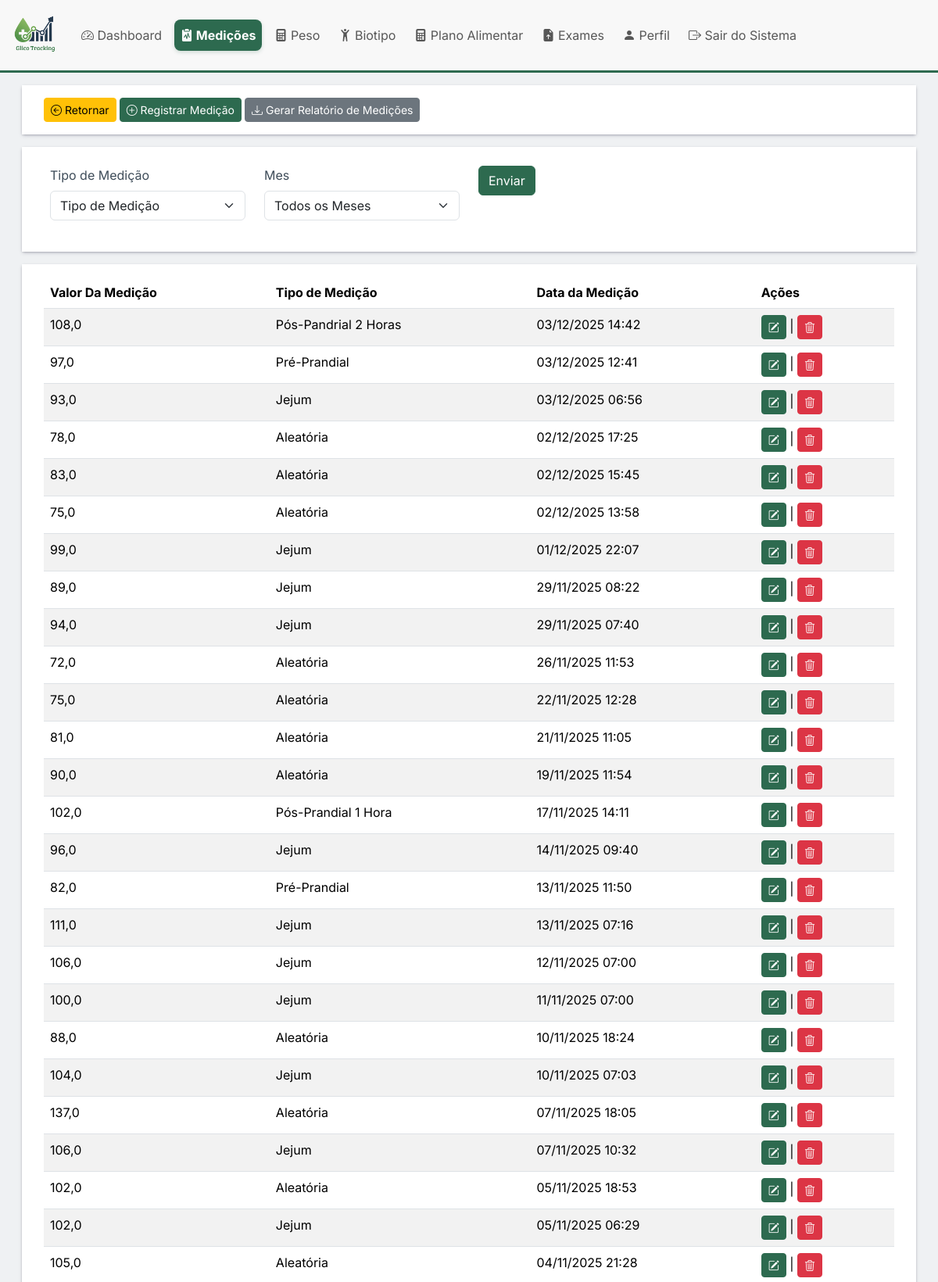
The app's page /medicoes/lista (signed in, upper part) with its own data.
### medicoes/models.py (models this page shows, shortened)
class Medicao(models.Model):
    TIPO_MEDICAO_CHOICES = [
        ("","Tipo de Medição"),
        ('pre_prandial', 'Pré-Prandial'),
        ('pos_prandial_1h', 'Pós-Prandial 1 Hora'),
        ('pos_pandrial_2h', 'Pós-Pandrial 2 Horas'),
        ('jejum', 'Jejum'),
        ('aleatoria', 'Aleatória'),
    ]
    valor_glicose = models.FloatField(verbose_name='Valor da Glicose (mg/dL)')
    tipo_medicao = models.CharField(max_length=20, choices=TIPO_MEDICAO_CHOICES, verbose_name='Tipo de Medição')
    data_medicao = models.DateTimeField(verbose_name='Data da Medição', default=timezone.now)
    observacoes = models.TextField(null=True, blank=True, verbose_name='Observações')
    perfil = models.ForeignKey(Perfil, on_delete=models.CASCADE, verbose_name='Perfil')
    exame = models.ForeignKey(Exame, on_delete=models.SET_NULL, null=True, blank=True, related_name='medicoes', verbose_name='Exame Relacionado')
    class Meta:
        app_label = 'medicoes'
        verbose_name_plural = 'Medições'
        ordering = ['-data_medicao']

### medicoes/views.py (the view)
# urls.py: path("lista", views.MedicoesListView.as_view(), name="lista"),
class MedicoesListView(LoginRequiredMixin, ListView):
    template_name_suffix = "_listar"
    model = Medicao
    def get_context_data(self, **kwargs):
        context = super().get_context_data(**kwargs)
        context['form'] = MedicaoFilterForm(self.request.GET or None)
        return context
    def get_queryset(self):
        instancia = super().get_queryset().filter(perfil=self.request.user.perfil)
        tipo_medicao_data = self.request.GET.get('tipo_medicao')
        mes = self.request.GET.get('mes')
        if tipo_medicao_data:
            instancia = instancia.filter(tipo_medicao=tipo_medicao_data)
        if mes:
            instancia = instancia.filter(data_medicao__month=mes)
        return instancia

### medicoes/forms.py
class MedicaoFilterForm(forms.Form):
    MESES = [("","Todos os Meses"),("01","janeiro"),("02","fevereiro"),("03","março"),("04","abril"),
             ("05","maio"),("06","junho"),("07","julho"),("08","agosto"),
             ("09","setembro"),("10","outubro"),("11","Novembro"),("12","dezembro")]
    tipo_medicao = forms.ChoiceField(label="Tipo de Medição", choices=Medicao.TIPO_MEDICAO_CHOICES, required=False)
    mes = forms.ChoiceField(required=False, choices=MESES)
    class Meta:
        fields = ['tipo_medicao',"data_medicao"]
        widgets = {
            'data_medicao': forms.DateTimeInput(attrs={'type': 'datetime-local'}),
        }

### medicoes/template/medicoes/medicao_listar.html (shortened to what this page needs)
{% extends "base.html" %}
{% load django_bootstrap5 %}
{% block datatable %}
<link rel="stylesheet" href="https://cdn.datatables.net/1.13.7/css/jquery.dataTables.min.css">
{% endblock %}
{% block content %}
<div class="container-fluid mt-3">
    <div class="row p-3 bg m-3">
        <div class="col-sm-12 col-12">
            <div class="d-flex flex-lg-row flex-column gap-1">
                <a class="btn btn-sm btn-warning" href="{% url 'core:dashboard' %}" type="button"><i class="bi bi-arrow-left-circle"></i> Retornar</a>
                <a href="{% url 'medicoes:registra' %}" class="btn btn-primary btn-sm"> <i class="bi bi-plus-circle"></i> Registrar Medição</a>
                <a href="{% url 'medicoes:relatorio'%}?tipo_medicao={{ request.GET.tipo_medicao }}&mes={{ request.GET.mes }}"
                           class="btn btn-secondary btn-sm"><i class="bi bi-download" ></i> Gerar Relatório de Medições</a>
            </div>
        </div>
    </div>
    <div class="row m-3 bg p-4" >
        <div class="col-12 col-md-12">
            <form method="get">
                <div class="row">
                    <div class="col-12 col-sm-12 col-md-3 col-lg-3" >
                        {% bootstrap_field form.tipo_medicao show_label='skip' size="sm" %}
                    </div>
                    <div class="col-12 col-sm-12 col-md-3 col-lg-3">
                        {% bootstrap_field form.mes show_label='skip' size="sm" %}
                    </div>
                    <div class="col-12 col-sm-12 col-md-6 col-lg-6">
                        {% bootstrap_button "Enviar" size="sm" %}
                    </div>
                </div>
            </form>
        </div>
    </div>
    <div class="row bg p-3 m-3">
        <div class="col-12 overflow-auto">
            <table id="medicoes" class="table table-striped">
                <thead>
                <tr>
                    <th>Valor Da Medição</th>
                    <th>Tipo de Medição</th>
                    <th>Data da Medição</th>
                    <th>Ações</th>
                </tr>
                </thead>
                <tbody>
                {% for o in object_list %}
                <tr>
                    <td>{{ o.valor_glicose }}</td>
                    <td>{{ o.get_tipo_medicao_display }}</td>
                    <td>{{ o.data_medicao|date:"SHORT_DATETIME_FORMAT"}}</td>
                    <td><a href="{% url 'medicoes:atualiza' pk=o.id %}" class="btn btn-sm btn-primary "><i class="bi bi-pencil-square"></i></a> |
                        <a href="{% url 'medicoes:deleta' pk=o.id %}" class="btn btn-sm btn-danger "><i class="bi bi-trash3"></i></a>
                    </td>
                </tr>
                {% endfor %}
                </tbody>
            </table>
        </div>
    </div>
</div>
    {% endblock %}

### static/styles/base.css (style rules this page uses)
:root { --glico-primary: #2D6A4F; --glico-secondary: #1B4965; --glico-accent: #52B6CC; --glico-alert: #F4A460; --glico-danger: #C1121F; --glico-text: #3E4C59; --glico-light-bg: #f8f8f8; --glico-light-bg2: #eff1f3; }
.btn-primary { background-color: var(--glico-primary); border-color: var(--glico-primary); }
table tbody tr:nth-child(odd) { background-color: var(--glico-light-bg); }
* { font-family: 'Inter', sans-serif; }
body { font-size: 1rem; font-weight: 400; line-height: 1.5; color: var(--glico-text); }
body { background-color: var(--glico-light-bg2); font-size: 1rem; }
.bg { background-color: white; box-shadow: rgba(50, 50, 93, 0.25) 0px 2px 5px -1px, rgba(0, 0, 0, 0.3) 0px 1px 3px -1px; }

### records on screen
Medicao: valor_glicose "108,0", tipo_medicao "Pós-Pandrial 2 Horas", data_medicao "03/12/2025 14:42"
Medicao: valor_glicose "97,0", tipo_medicao "Pré-Prandial", data_medicao "03/12/2025 12:41"
Medicao: valor_glicose "93,0", tipo_medicao "Jejum", data_medicao "03/12/2025 06:56"
Medicao: valor_glicose "78,0", tipo_medicao "Aleatória", data_medicao "02/12/2025 17:25"
Medicao: valor_glicose "83,0", tipo_medicao "Aleatória", data_medicao "02/12/2025 15:45"
Medicao: valor_glicose "75,0", tipo_medicao "Aleatória", data_medicao "02/12/2025 13:58"
Medicao: valor_glicose "99,0", tipo_medicao "Jejum", data_medicao "01/12/2025 22:07"
Medicao: valor_glicose "89,0", tipo_medicao "Jejum", data_medicao "29/11/2025 08:22"
Medicao: valor_glicose "94,0", tipo_medicao "Jejum", data_medicao "29/11/2025 07:40"
Medicao: valor_glicose "72,0", tipo_medicao "Aleatória", data_medicao "26/11/2025 11:53"
Medicao: valor_glicose "75,0", tipo_medicao "Aleatória", data_medicao "22/11/2025 12:28"
Medicao: valor_glicose "81,0", tipo_medicao "Aleatória", data_medicao "21/11/2025 11:05"
Medicao: valor_glicose "90,0", tipo_medicao "Aleatória", data_medicao "19/11/2025 11:54"
Medicao: valor_glicose "102,0", tipo_medicao "Pós-Prandial 1 Hora", data_medicao "17/11/2025 14:11"
Medicao: valor_glicose "96,0", tipo_medicao "Jejum", data_medicao "14/11/2025 09:40"
Medicao: valor_glicose "82,0", tipo_medicao "Pré-Prandial", data_medicao "13/11/2025 11:50"
Medicao: valor_glicose "111,0", tipo_medicao "Jejum", data_medicao "13/11/2025 07:16"
Medicao: valor_glicose "106,0", tipo_medicao "Jejum", data_medicao "12/11/2025 07:00"
Medicao: valor_glicose "100,0", tipo_medicao "Jejum", data_medicao "11/11/2025 07:00"
Medicao: valor_glicose "88,0", tipo_medicao "Aleatória", data_medicao "10/11/2025 18:24"
Medicao: valor_glicose "104,0", tipo_medicao "Jejum", data_medicao "10/11/2025 07:03"
Medicao: valor_glicose "137,0", tipo_medicao "Aleatória", data_medicao "07/11/2025 18:05"
Medicao: valor_glicose "106,0", tipo_medicao "Jejum", data_medicao "07/11/2025 10:32"
Medicao: valor_glicose "102,0", tipo_medicao "Aleatória", data_medicao "05/11/2025 18:53"
Medicao: valor_glicose "102,0", tipo_medicao "Jejum", data_medicao "05/11/2025 06:29"
Medicao: valor_glicose "105,0", tipo_medicao "Aleatória", data_medicao "04/11/2025 21:28"
